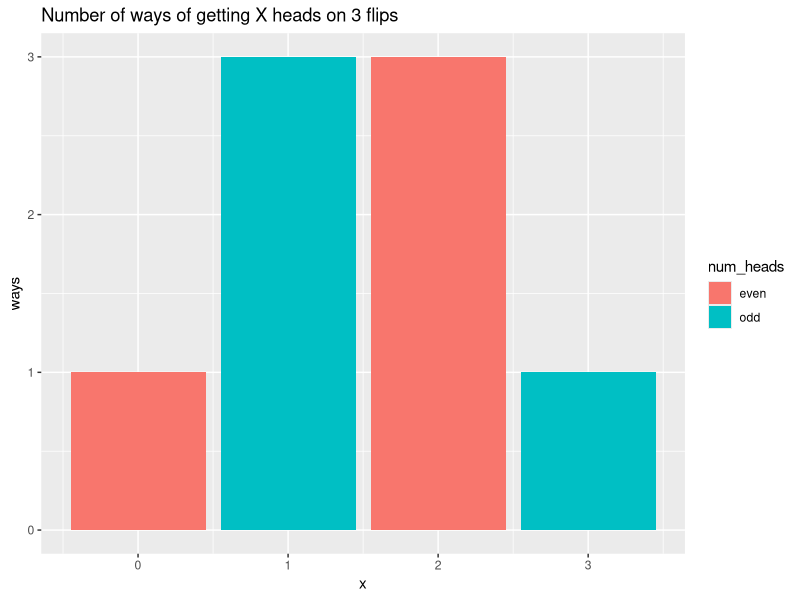
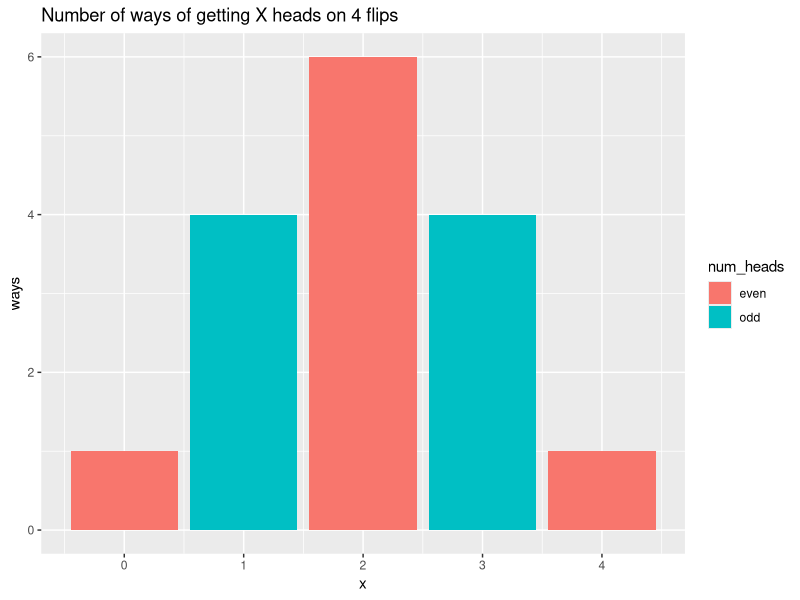
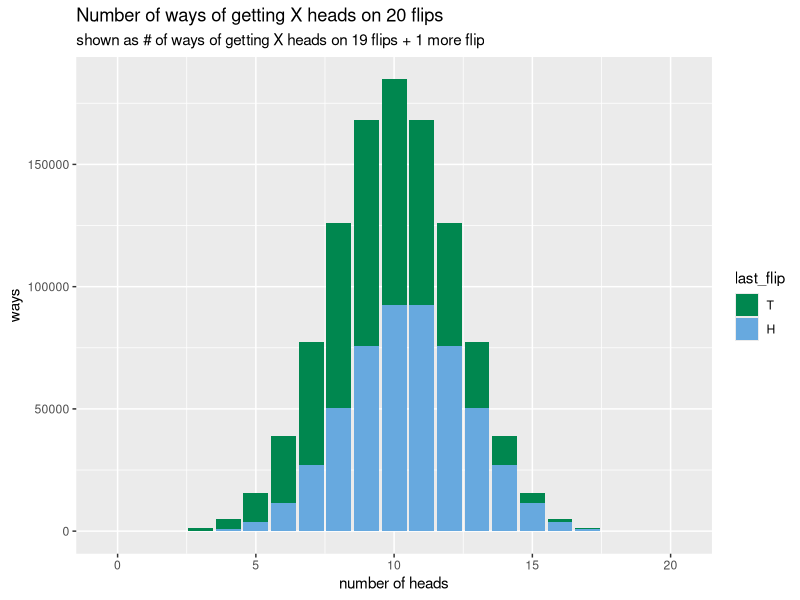

Write the R code that produced these figures, in order.
## ---- chunk 1
knitr::opts_chunk$set(warning = FALSE, message = FALSE)
## ---- chunk 2
library(tidyverse)
last_flip_colors <- c("#00874F", "#67A9DF")
## ---- chunk 3
sum(dbinom(seq(0, 20, 2), 20, .5))
## ---- chunk 4
make_df <- function(n) {
  data.frame(x = 0:n, 
             ways = dbinom(0:n, n, .5)*(2^n), 
             num_heads = ifelse((0:n) %% 2 == 0, "even", "odd"))
}

df3 <- make_df(3)

ggplot(df3, aes(x, ways, fill = num_heads)) + geom_col() +
  ggtitle("Number of ways of getting X heads on 3 flips")
## ---- chunk 5
df4 <- make_df(4)
ggplot(df4, aes(x, ways, fill = num_heads)) + geom_col() +
  ggtitle("Number of ways of getting X heads on 4 flips")

## ---- chunk 6
df4H <- df3 %>% mutate(x = x + 1, last_flip = "H")
df4T <- df3 %>% mutate(last_flip = "T")
df4new <- rbind(df4H, df4T) %>% 
  mutate(last_flip = fct_relevel(last_flip, "T")) 

g <- ggplot(df4new, aes(x, ways, fill = last_flip)) + geom_col() +
  ggtitle("Number of ways of getting X heads on 4 flips",
          sub = "shown as number of ways of getting X heads on 3 flips + 1 more flip") +
  scale_fill_manual(values = last_flip_colors)
## ---- chunk 7
df19 <- make_df(19)
df20H <- df19 %>% mutate(x4 = x + 1, last_flip = "H")
df20T <- df19 %>% mutate(x4 = x, last_flip = "T")
df20 <- rbind(df20H, df20T) %>% 
  mutate(last_flip = factor(last_flip, levels = c("T", "H"))) 

ggplot(df20, aes(x4, ways, fill = last_flip)) + geom_col() +
  ggtitle("Number of ways of getting X heads on 20 flips",
          sub = "shown as # of ways of getting X heads on 19 flips + 1 more flip")  + 
  scale_fill_manual(values = last_flip_colors) +
  xlab("number of heads")
